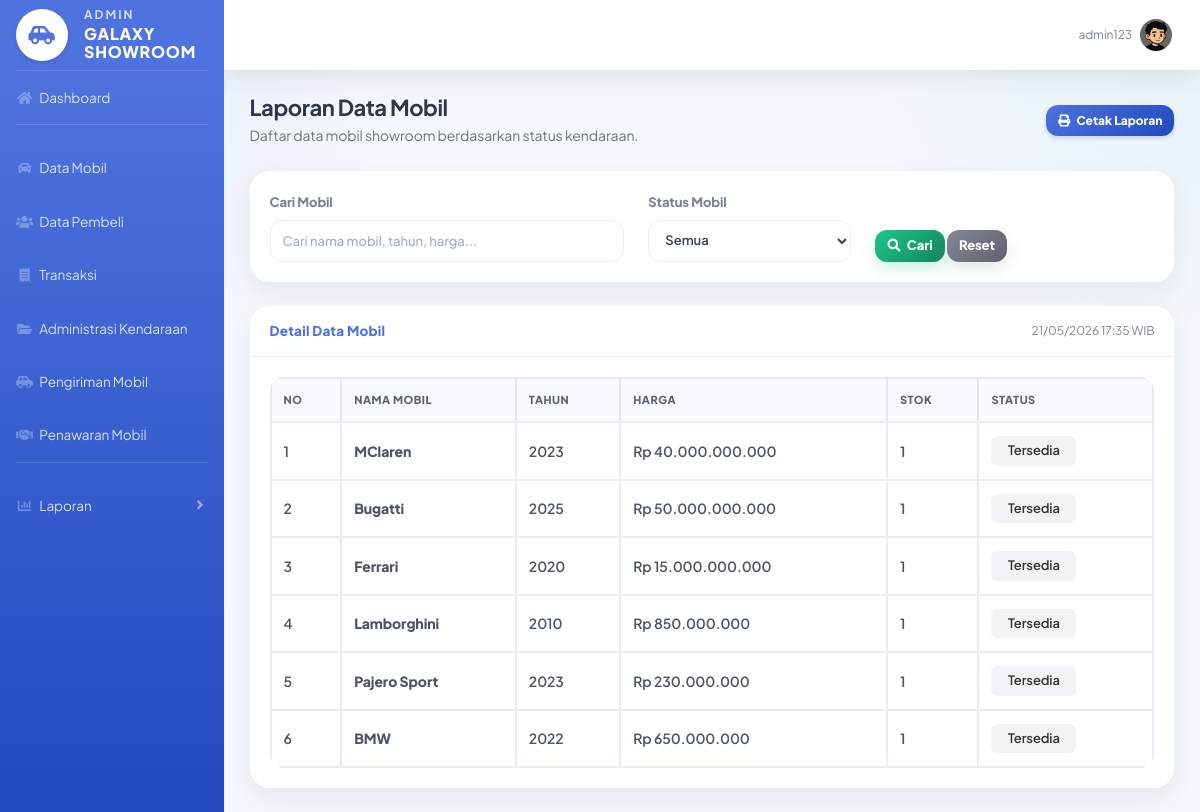
The app's page /admin/laporan_mobil.php (signed in), older data.
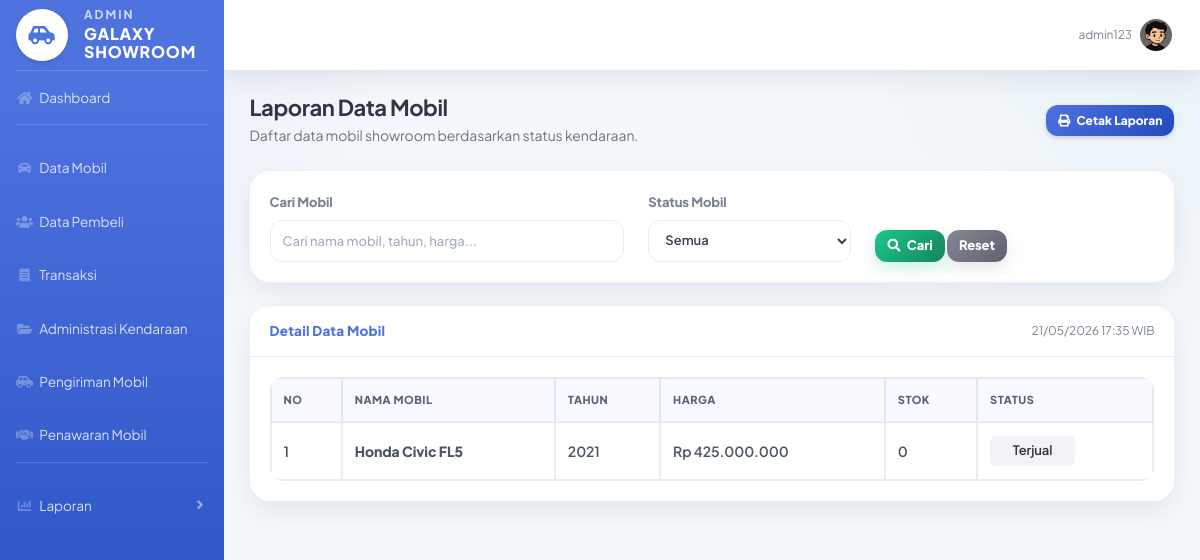
The same page, newer data.
### tables this page shows
CREATE TABLE `mobil` (
  `id_mobil` int(11) NOT NULL,
  `id_penjual` int(11) DEFAULT NULL,
  `nama_mobil` varchar(100) DEFAULT NULL,
  `harga` decimal(15,2) DEFAULT NULL,
  `stok` int(11) DEFAULT NULL,
  `status` enum('tersedia','dipesan','terjual') DEFAULT NULL,
  `deskripsi` text NOT NULL,
  `tahun` year(4) NOT NULL,
  `foto` varchar(255) NOT NULL
);

### admin/laporan_mobil.php (the view, shortened to what the changed rows need)
<?php
include "../config/koneksi.php";
$where = "WHERE 1=1";
$queryMobil = mysqli_query($koneksi, "
    SELECT
        id_mobil,
        nama_mobil,
        tahun,
        harga,
        stok,
        status
    FROM mobil
    $where
    ORDER BY id_mobil DESC
");
?>
<!DOCTYPE html>
<html>
<head>
    <link href="../assets/vendor/fontawesome-free/css/all.min.css" rel="stylesheet">
    <link href="../assets/css/sb-admin-2.min.css" rel="stylesheet">
    <link href="../assets/css/admin.css" rel="stylesheet">
</head>
<body id="page-top">
<div id="wrapper">
    <div id="content-wrapper" class="d-flex flex-column">
        <div id="content">
            <div class="container-fluid">
                <div class="d-sm-flex align-items-center justify-content-between mb-4">
                    <div>
                        <h1 class="h3 mb-1 page-title">
                            Laporan Data Mobil
                        </h1>
                    </div>
                </div>
                <div class="card shadow-sm mb-4">
                    <div class="card-body">
                        <div class="table-responsive">
                            <table class="table table-bordered table-hover mb-0">
                                <thead>
                                    <tr>
                                        <th>No</th>
                                        <th>Nama Mobil</th>
                                        <th>Tahun</th>
                                        <th>Harga</th>
                                        <th>Stok</th>
                                        <th>Status</th>
                                    </tr>
                                </thead>
                                <tbody>
                                    <?php if ($queryMobil && mysqli_num_rows($queryMobil) > 0): ?>
                                        <?php $no = 1; ?>
                                        <?php while ($row = mysqli_fetch_assoc($queryMobil)): ?>
                                            <tr>
                                                <td><?= $no++; ?></td>
                                                <td class="font-weight-bold">
                                                    <?= htmlspecialchars($row['nama_mobil'] ?? '-'); ?>
                                                </td>
                                                <td>
                                                    <?= htmlspecialchars($row['tahun'] ?? '-'); ?>
                                                </td>
                                                <td>
                                                    Rp <?= number_format($row['harga'] ?? 0, 0, ',', '.'); ?>
                                                </td>
                                                <td>
                                                    <?= htmlspecialchars($row['stok'] ?? '0'); ?>
                                                </td>
                                                <td>
                                                    <span class="status-box">
                                                        <?= ucfirst(htmlspecialchars($row['status'] ?? '-')); ?>
                                                    </span>
                                                </td>
                                            </tr>
                                        <?php endwhile; ?>
                                    <?php endif; ?>
                                </tbody>
                            </table>
                        </div>
                    </div>
                </div>
            </div>
        </div>
    </div>
</div>
</body>
</html>

Row changes from the older to the newer data that the page shows:
removed mobil: nama_mobil "MClaren", tahun "2023", harga "40.000.000.000", stok "1", status "Tersedia"
removed mobil: nama_mobil "Bugatti", tahun "2025", harga "50.000.000.000", stok "1", status "Tersedia"
removed mobil: nama_mobil "Ferrari", tahun "2020", harga "15.000.000.000", stok "1", status "Tersedia"
removed mobil: nama_mobil "Lamborghini", tahun "2010", harga "850.000.000", stok "1", status "Tersedia"
removed mobil: nama_mobil "Pajero Sport", tahun "2023", harga "230.000.000", stok "1", status "Tersedia"
removed mobil: nama_mobil "BMW", tahun "2022", harga "650.000.000", stok "1", status "Tersedia"
added mobil: nama_mobil "Honda Civic FL5", tahun "2021", harga "425.000.000", stok "0", status "Terjual"
